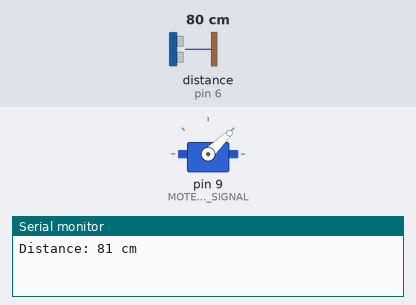
Recording of a sketch running on a simulated Arduino Uno, built with avr-gcc and run on an emulated ATmega328P. Parts: servo, the last lines printed to the serial monitor. Inputs (shaded band) come from the test bench; at power-on: distance to the obstacle (sensor on pin 6) 80 cm. The echo pulse lasts 58.3 µs per cm.

Above: at 0.05 s.
At 3.0 s:
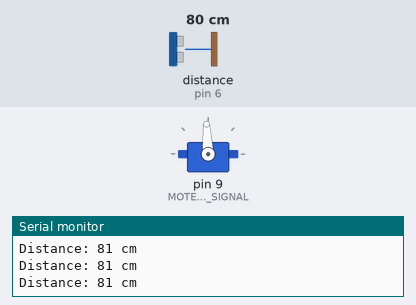
At 6.0 s:
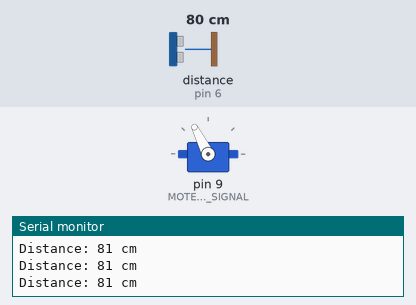
At 12.0 s:
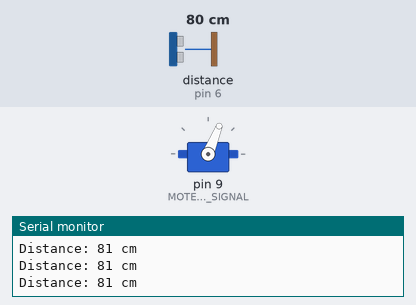
Timing chart, 0 to 15.7 s (numbered marks = the images above):
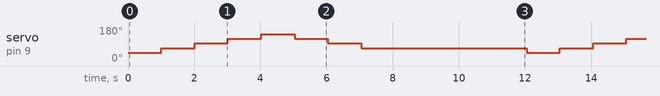

Measured:
- by itself, servo on pin 9 (MOTEUR_SIGNAL): repeats every 12.0 s: 93° 1.0 s, 117° 1.0 s, 141° 1.0 s, 117° 1.0 s, 93° 1.0 s, 68° 5.0 s, 44° 1.0 s, 68° 1.0 s

The sketch:

gestion_dechet.ino
```cpp
#include <NewPing.h> // j'ai au préalable installé la librairie NewPing pour le capteur ultra-son HC-SR04
#include <Servo.h> // j'ai au préalable installé la librairie  Servo pour le servo moteur de type SG90


// Définition des constantes pour les broches du capteur ultrason et du servo moteur
#define TRIGGER_PIN 7
#define ECHO_PIN 6
#define MAX_DISTANCE 400
#define MOTEUR_SIGNAL 9

// Définition des constantes du script
#define DELAY 1000
#define PAUSE 4000
#define ALLER_RETOUR true
#define NOMBRE_DE_SCAN_PAR_DEMITOUR 4 // doit etre paire


// Initialisation des objets NewPing et Servo
NewPing sonar(TRIGGER_PIN, ECHO_PIN, MAX_DISTANCE);
Servo moteur;


// Fonction de configuration initiale
void setup() {
  Serial.begin(9600); // Initialisation de la communication série
  moteur.attach(MOTEUR_SIGNAL); // Attache du signal du servo moteur à la broche MOTEUR_SIGNAL
  // moteur.writeMicroseconds(2000); // Utilise la méthode writeMicroseconds() de l'objet Servo pour tourner le servo moteur
}

// Boucle principale du programme
void loop() {

  scane_angle(0); // Tourne le servo moteur à 0 degré et scane
  scane_angle(45); // Tourne le servo moteur à 0 degré et scane
  scane_angle(90); // Tourne le servo moteur à 90 degré et scane
  scane_angle(135); // Tourne le servo moteur à 90 degré et scane
  scane_angle(180); // Tourne le servo moteur à 180 degré et scane

  if(ALLER_RETOUR) {
    scane_angle(135); // Tourne le servo moteur à 90 degré et scane
    scane_angle(90); // Tourne le servo moteur à 90 degré et scane
    scane_angle(45); // Tourne le servo moteur à 0 degré et scane
  }

  delay(PAUSE);

}

void scane_angle(int degre) {
  affichage(mesure_distance());
  tourner_servo(degre, DELAY); // Tourne le servo moteur à 0 degré pendant 1 secondes
}

// Fonction pour tourner le servo moteur à un certain angle et une certaine vitesse
void tourner_servo(int angle, int temps_pulse) {
  int pulse_width = map(angle, 0, 180, 1000, 2000); // Calcul de la largeur du pulse en microsecondes
  moteur.writeMicroseconds(pulse_width); // Utilise la méthode writeMicroseconds() de l'objet Servo pour tourner le servo moteur
  delay(temps_pulse); // Attend le temps de pulse spécifié
}

void affichage(int distance) {
  Serial.print("Distance: ");
  Serial.print(distance);
  Serial.println(" cm");
}

int mesure_distance() {
  // Mesure la distance avec le capteur ultrason
  unsigned int distance = sonar.ping_cm();
  return distance;
}
```
